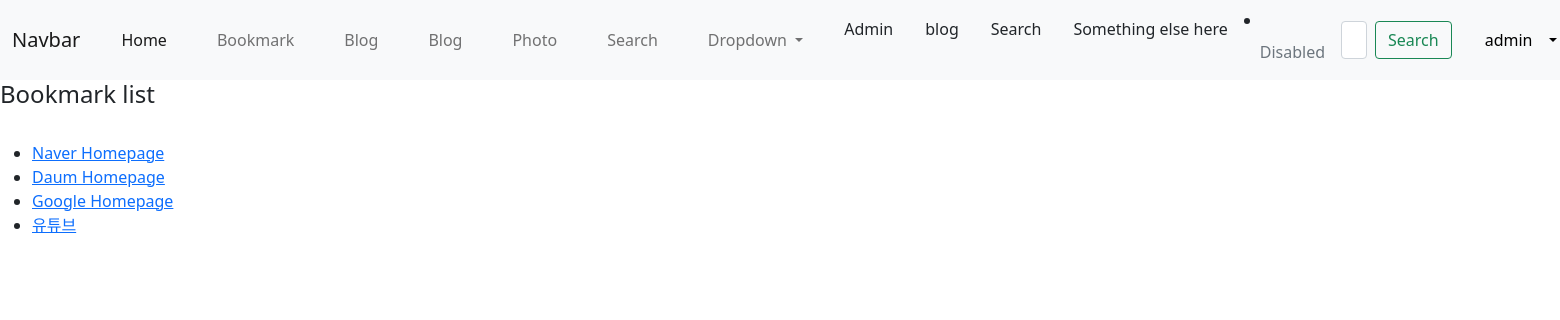
Page /bookmark/ (signed in) on the committed database.
### bookmark/models.py (models this page shows)
class Bookmark(models.Model):
    title = models.CharField('TITLE', max_length=100, blank=True)
    url = models.URLField('URL', unique=True)
    owner = models.ForeignKey(User, on_delete=models.CASCADE, blank=True, null=True)
    def __str__(self):
        return self.title

### bookmark/views.py (the view)
# urls.py: path('', BookmarkLV.as_view(), name='index'),
class BookmarkLV(ListView):
    model = Bookmark

### bookmark/templates/bookmark/bookmark_list.html (shortened to what this page needs)
{% extends 'base.html' %}
{% load static %}
{% block content %}
    <h4>Bookmark list</h4>
    <br>
    <ul>
        {% for bookmark in object_list %}
            <li><a href="{% url 'bookmark:detail' bookmark.id %}">{{bookmark}}</a></li>
        {% endfor %}
    </ul>
{% endblock %}

### mysite/templates/base.html (shortened to what this page needs)
<!DOCTYPE html>
<html lang='ko'>
    <head>
        <link href="https://cdn.jsdelivr.net/npm/bootstrap@5.1.3/dist/css/bootstrap.min.css" rel="stylesheet">
    </head>
    <body>
        <nav class="navbar navbar-expand-lg navbar-light bg-light">
            <div class="container-fluid">
                <span class="navbar-brand" href="#">Navbar</span>
                <div class="collapse navbar-collapse" id="navbarSupportedContent">
                    <ul class="navbar-nav me-auto mb-2 mb-lg-0">
                        <li class="nav-item mx-1 btn btn-pimary">
                            <a class="nav-link active" aria-current="page" href="{% url 'home' %}">Home</a>
                        </li>
                        <li class="nav-item mx-1 btn btn-pimary">
                            <a class="nav-link" href="{% url 'bookmark:index' %}">Bookmark</a>
                        </li>
                        <li class="nav-item mx-1 btn btn-pimary">
                            <a class="nav-link" href="{% url 'blog:index' %}">Blog</a>
                        </li>
                        <li class="nav-item mx-1 btn btn-pimary">
                            <a class="nav-link" href="{% url 'blog:index' %}">Blog</a>
                        </li>
                        <li class="nav-item mx-1 btn btn-pimary">
                            <a class="nav-link" href="{% url 'photo:index' %}">Photo</a>
                        </li>
                        <li class="nav-item mx-1 btn btn-pimary">
                            <a class="nav-link"href="{% url 'blog:search' %}">Search</a>
                        </li>
                        <li class="nav-item dropdown mx-1 btn btn-pimary">
                            <a class="nav-link dropdown-toggle" href="#" id="navbarDropdown" role="button" data-toggle="dropdown" aria-expanded="false">
                            Dropdown
                            </a>
                            <div class="dropdown-menu" aria-labelledby="navbarDropdown">
                                <li><a class="dropdown-item" href="{% url 'admin:index' %}">Admin</a></li>
                                <li><a class="dropdown-item" href="{% url 'blog:post_archive' %}">blog</a></li>
                                <li><a class="dropdown-item" href="{% url 'blog:search' %}">Search</a></li>
                                <li><a class="dropdown-item" href="#">Something else here</a></li>
                            </div>
                        </li>
                        <li class="nav-item">
                            <a class="nav-link disabled">Disabled</a>
                        </li>
                    </ul>
                    <form class="d-flex" action="" method="post">
                        <input class="form-control me-2" type="search" placeholder="global_Search" aria-label="Search">
                        <button class="btn btn-outline-success" type="submit">Search</button>
                    </form>
                    <ul class='navbar-nav ml-5 mr-5'>
                        <li class='nav-item dropdown mx-1 btn btn-ptimary'>
                            {% if user.is_active %}
                                <a class='nav-link dropdown-toggle text-black' href='#' data-toggle='dropdown'>
                                    &ensp;{% firstof user.get_shor_name user.get_username %}&ensp;
                                </a>
                            {% endif %}
                        </li>
                    </ul>
                </div>
            </div>
        </nav>
        {% block content %}
        {% endblock %}
    </body>
</html>

### rows in the picture
Bookmark: title "Naver Homepage"
Bookmark: title "Daum Homepage"
Bookmark: title "Google Homepage"
Bookmark: title "유튜브"
